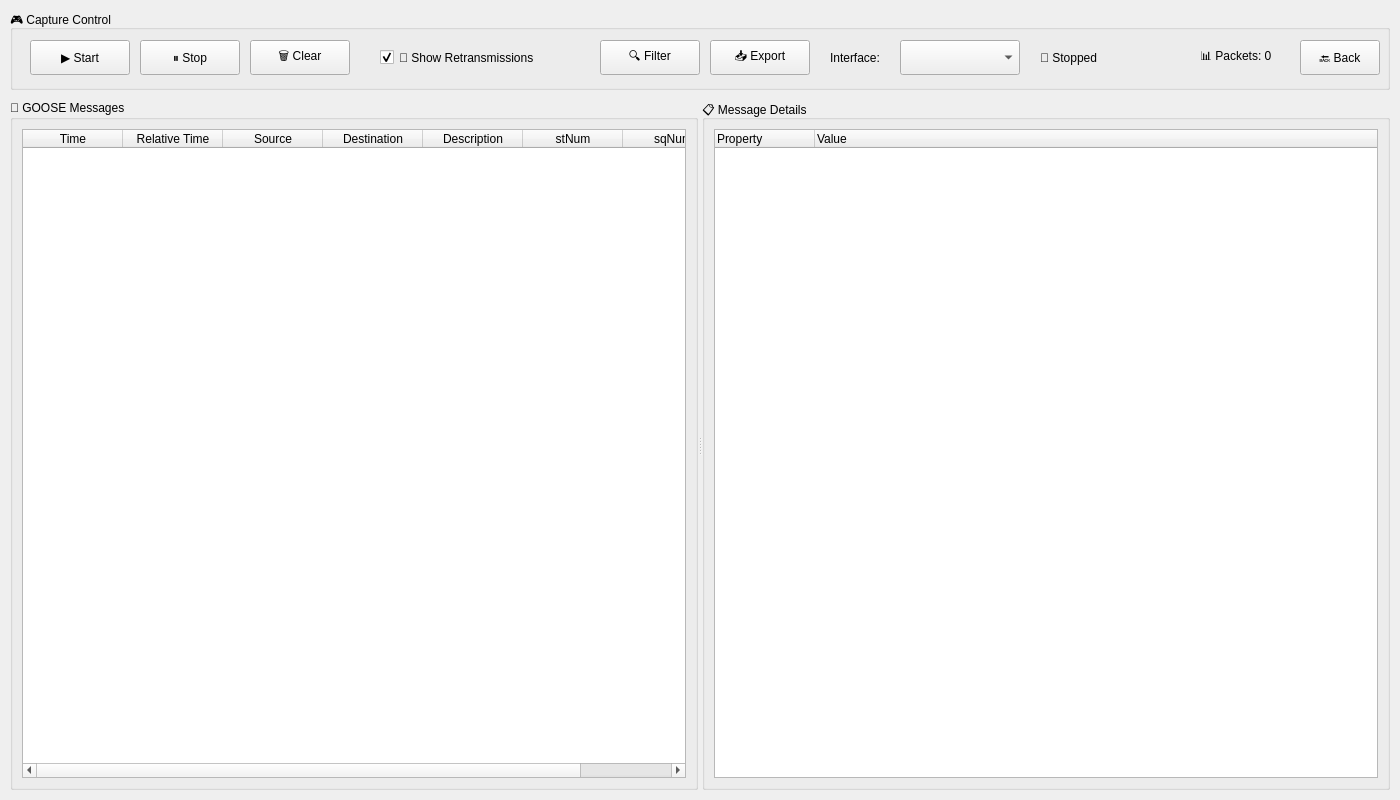
<?xml version="1.0" encoding="UTF-8"?>
<ui version="4.0">
 <class>GOOSESnifferWidget</class>
 <widget class="QWidget" name="GOOSESnifferWidget">
  <property name="geometry">
   <rect>
    <x>0</x>
    <y>0</y>
    <width>1400</width>
    <height>800</height>
   </rect>
  </property>
  <property name="windowTitle">
   <string>GOOSE Sniffer - IEC 61850 Protocol Analyzer</string>
  </property>
  <widget class="QGroupBox" name="control_group">
   <property name="geometry">
    <rect>
     <x>10</x>
     <y>10</y>
     <width>1380</width>
     <height>80</height>
    </rect>
   </property>
   <property name="title">
    <string>🎮 Capture Control</string>
   </property>
  </widget>
  <widget class="QPushButton" name="start_btn">
   <property name="geometry">
    <rect>
     <x>30</x>
     <y>40</y>
     <width>100</width>
     <height>35</height>
    </rect>
   </property>
   <property name="text">
    <string>▶️ Start</string>
   </property>
  </widget>
  <widget class="QPushButton" name="stop_btn">
   <property name="geometry">
    <rect>
     <x>140</x>
     <y>40</y>
     <width>100</width>
     <height>35</height>
    </rect>
   </property>
   <property name="text">
    <string>⏸️ Stop</string>
   </property>
  </widget>
  <widget class="QPushButton" name="clear_btn">
   <property name="geometry">
    <rect>
     <x>250</x>
     <y>40</y>
     <width>100</width>
     <height>35</height>
    </rect>
   </property>
   <property name="text">
    <string>🗑️ Clear</string>
   </property>
  </widget>
  <widget class="QCheckBox" name="retransmission_checkbox">
   <property name="geometry">
    <rect>
     <x>380</x>
     <y>45</y>
     <width>200</width>
     <height>25</height>
    </rect>
   </property>
   <property name="text">
    <string>🔄 Show Retransmissions</string>
   </property>
   <property name="checked">
    <bool>true</bool>
   </property>
  </widget>
  <widget class="QPushButton" name="filter_btn">
   <property name="geometry">
    <rect>
     <x>600</x>
     <y>40</y>
     <width>100</width>
     <height>35</height>
    </rect>
   </property>
   <property name="text">
    <string>🔍 Filter</string>
   </property>
  </widget>
  <widget class="QPushButton" name="export_btn">
   <property name="geometry">
    <rect>
     <x>710</x>
     <y>40</y>
     <width>100</width>
     <height>35</height>
    </rect>
   </property>
   <property name="text">
    <string>📥 Export</string>
   </property>
  </widget>
  <widget class="QLabel" name="interface_label">
   <property name="geometry">
    <rect>
     <x>830</x>
     <y>45</y>
     <width>70</width>
     <height>25</height>
    </rect>
   </property>
   <property name="text">
    <string>Interface:</string>
   </property>
  </widget>
  <widget class="QComboBox" name="interface_combo">
   <property name="geometry">
    <rect>
     <x>900</x>
     <y>40</y>
     <width>120</width>
     <height>35</height>
    </rect>
   </property>
  </widget>
  <widget class="QLabel" name="status_label">
   <property name="geometry">
    <rect>
     <x>1040</x>
     <y>45</y>
     <width>150</width>
     <height>25</height>
    </rect>
   </property>
   <property name="text">
    <string>🔴 Stopped</string>
   </property>
  </widget>
  <widget class="QLabel" name="packet_count_label">
   <property name="geometry">
    <rect>
     <x>1200</x>
     <y>45</y>
     <width>100</width>
     <height>25</height>
    </rect>
   </property>
   <property name="text">
    <string>📊 Packets: 0</string>
   </property>
  </widget>
  <widget class="QPushButton" name="back_btn">
   <property name="geometry">
    <rect>
     <x>1300</x>
     <y>40</y>
     <width>80</width>
     <height>35</height>
    </rect>
   </property>
   <property name="text">
    <string>🔙 Back</string>
   </property>
  </widget>
  <widget class="QSplitter" name="main_splitter">
   <property name="geometry">
    <rect>
     <x>10</x>
     <y>100</y>
     <width>1380</width>
     <height>690</height>
    </rect>
   </property>
   <property name="orientation">
    <enum>Qt::Horizontal</enum>
   </property>
   <widget class="QGroupBox" name="messages_group">
    <property name="title">
     <string>📨 GOOSE Messages</string>
    </property>
    <layout class="QVBoxLayout" name="messages_layout">
     <item>
      <widget class="QTableWidget" name="messages_table">
       <column>
        <property name="text">
         <string>Time</string>
        </property>
       </column>
       <column>
        <property name="text">
         <string>Relative Time</string>
        </property>
       </column>
       <column>
        <property name="text">
         <string>Source</string>
        </property>
       </column>
       <column>
        <property name="text">
         <string>Destination</string>
        </property>
       </column>
       <column>
        <property name="text">
         <string>Description</string>
        </property>
       </column>
       <column>
        <property name="text">
         <string>stNum</string>
        </property>
       </column>
       <column>
        <property name="text">
         <string>sqNum</string>
        </property>
       </column>
      </widget>
     </item>
    </layout>
   </widget>
   <widget class="QGroupBox" name="details_group">
    <property name="title">
     <string>📋 Message Details</string>
    </property>
    <layout class="QVBoxLayout" name="details_layout">
     <item>
      <widget class="QTreeWidget" name="details_tree">
       <column>
        <property name="text">
         <string>Property</string>
        </property>
       </column>
       <column>
        <property name="text">
         <string>Value</string>
        </property>
       </column>
      </widget>
     </item>
    </layout>
   </widget>
  </widget>
 </widget>
 <resources/>
 <connections/>
</ui>
